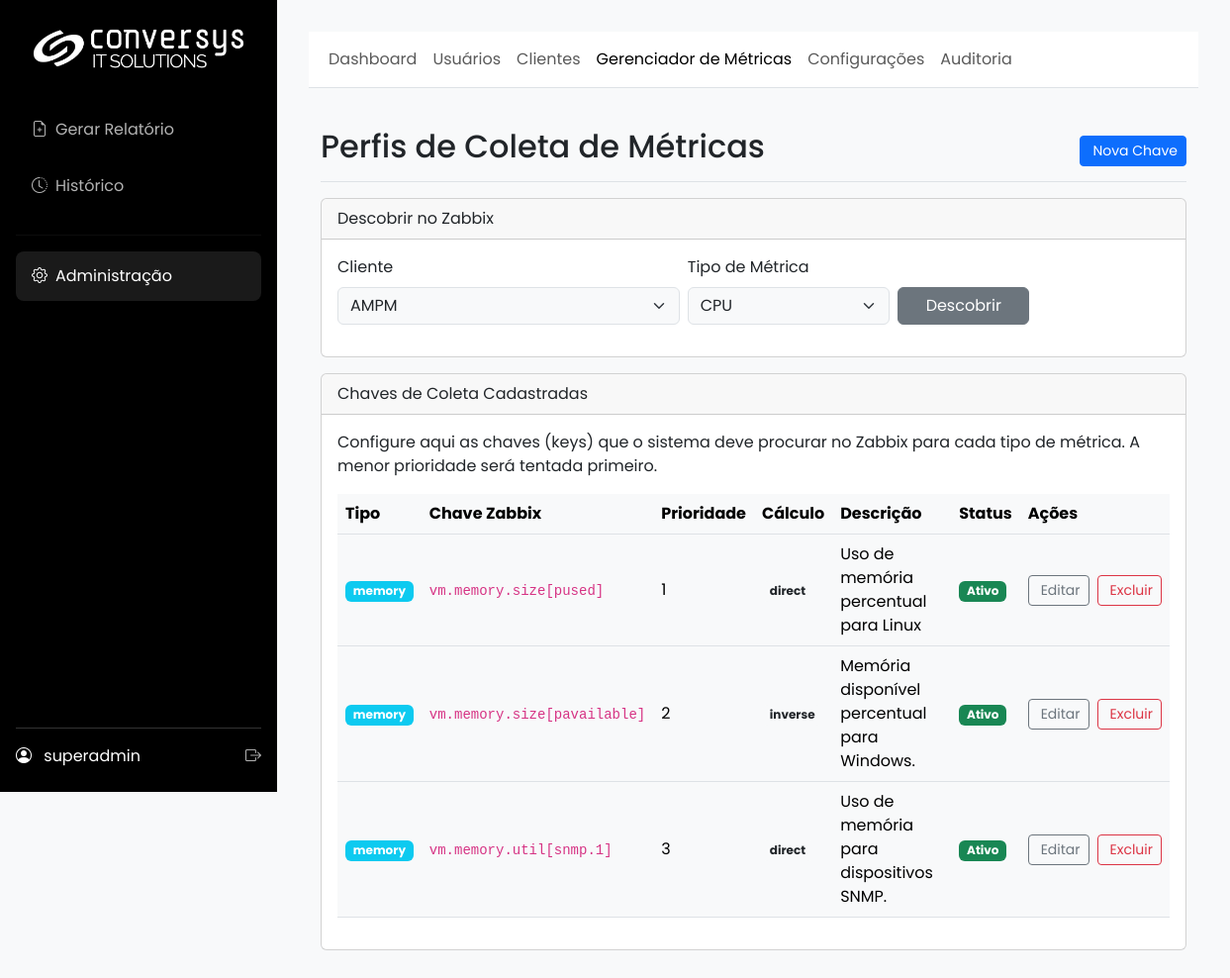
Before: /admin/metric_keys (signed in) with the older database file.
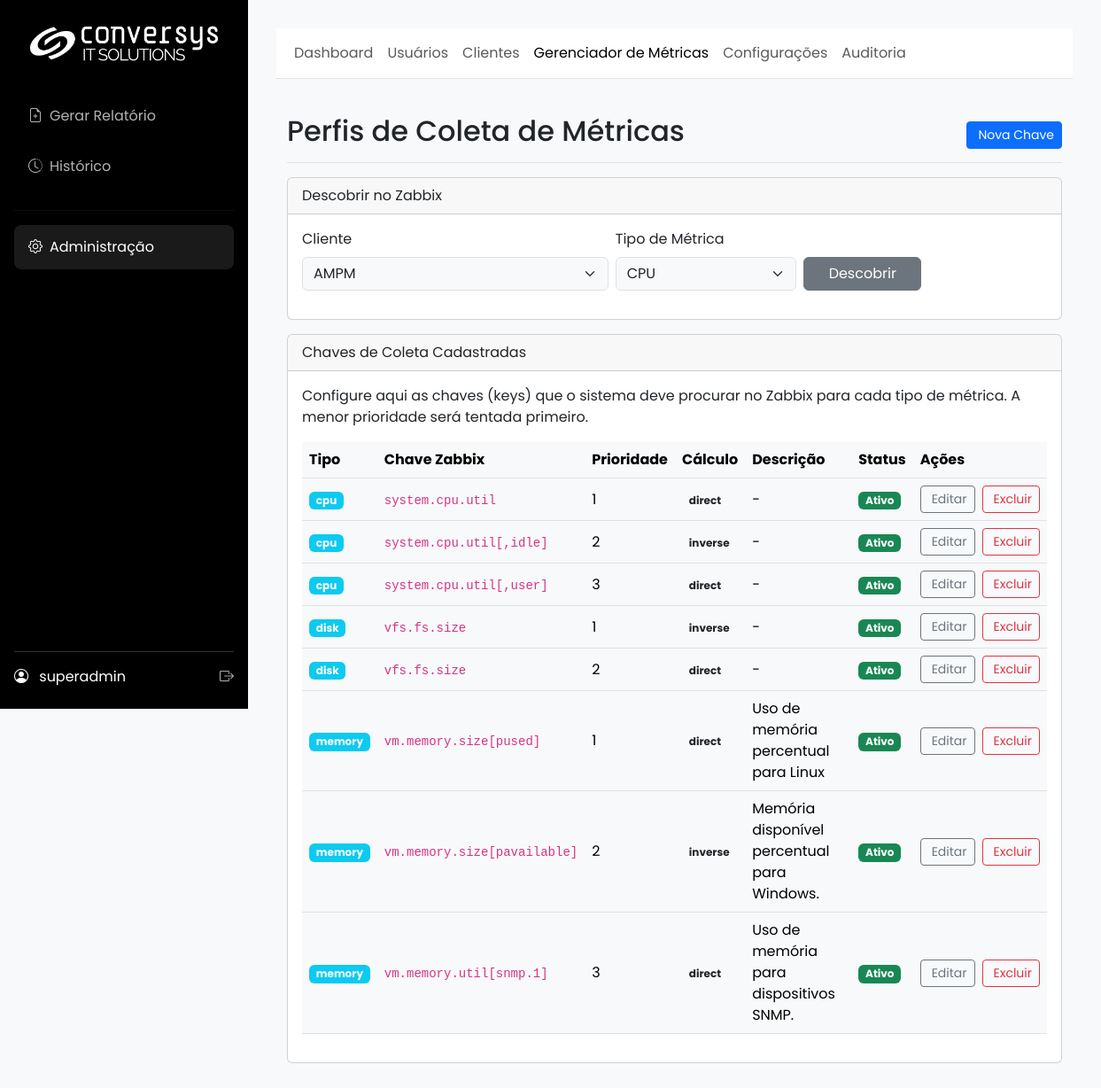
After: the same page with the newer database file.
### app/models.py (models this page shows, shortened)
class SystemConfig(db.Model):
    id = db.Column(db.Integer, primary_key=True)
    company_name = db.Column(db.String(100), default="Conversys IT Solutions")
    footer_text = db.Column(db.String(255), default=f"Conversys IT Solutions Copyright {dt.datetime.now().year} – Todos os direitos Reservados | Política de privacidade")
    primary_color = db.Column(db.String(7), default="#2c3e50")
    secondary_color = db.Column(db.String(7), default="#3498db")
    logo_dark_bg_path = db.Column(db.String(255), nullable=True)
    logo_light_bg_path = db.Column(db.String(255), nullable=True)
    login_background_path = db.Column(db.String(255), nullable=True)
    default_cover_path = db.Column(db.String(255), nullable=True)
    color_scheme = db.Column(db.String(10), default="light")
    color_bg_main = db.Column(db.String(7), default="#f8f9fa")
    color_bg_card = db.Column(db.String(7), default="#ffffff")
    color_text_light = db.Column(db.String(7), default="#212529")
    color_border = db.Column(db.String(7), default="#dee2e6")
    login_media_path = db.Column(db.String(255), nullable=True)
    report_cover_path = db.Column(db.String(255), nullable=True)
    report_final_page_path = db.Column(db.String(255), nullable=True)

class User(UserMixin, db.Model):
    id = db.Column(db.Integer, primary_key=True)
    username = db.Column(db.String(64), index=True, unique=True)
    email = db.Column(db.String(120), index=True, unique=True)
    password_hash = db.Column(db.String(256))
    role_id = db.Column(db.Integer, db.ForeignKey('role.id'))
    reports = db.relationship('Report', backref='user', lazy='dynamic')
    clients = db.relationship('Client', secondary=user_client_association, back_populates='users')
    def has_role(self, role_name):
        return self.role.name == role_name

class MetricKeyProfile(db.Model):
    __tablename__ = 'metric_key_profile'
    id = db.Column(db.Integer, primary_key=True)
    metric_type = db.Column(db.String(50), nullable=False, index=True)
    key_string = db.Column(db.String(255), nullable=False)
    priority = db.Column(db.Integer, nullable=False, default=10)
    calculation_type = db.Column(db.Enum(CalculationType), nullable=False, default=CalculationType.DIRECT)
    description = db.Column(db.String(255), nullable=True)
    is_active = db.Column(db.Boolean, default=True, nullable=False)

### app/admin/routes.py (the view)
@admin.route('/metric_keys')
@admin_required
def list_metric_keys():
    _ensure_request_id()
    _log_debug("Acessando a lista de perfis de métricas")
    try:
        keys = MetricKeyProfile.query.order_by(MetricKeyProfile.metric_type, MetricKeyProfile.priority).all()
        _log_debug("Perfis de métricas carregados", count=len(keys))
    except Exception as e:
        current_app.logger.error(f"[{g.request_id}] Erro ao consultar perfis de métricas: {e}", exc_info=True)
        flash('Erro ao carregar os perfis de métricas.', 'danger')
        keys = []
    return render_template('admin/metric_keys.html', keys=keys, title="Perfis de Coleta de Métricas")

### app/__init__.py (called while the page is built)
@login_manager.user_loader
def load_user(user_id):
    from .models import User
    return db.session.get(User, int(user_id))

def _ensure_request_id():
    rid = getattr(g, "request_id", None)
    if not rid:
        rid = uuid.uuid4().hex
        g.request_id = rid
    return rid

### app/admin/routes.py (called while the page is built)
def _ensure_request_id():
    if not getattr(g, "request_id", None):
        g.request_id = uuid.uuid4().hex
    return g.request_id

def _log_debug(msg, **extra):
    rid = _ensure_request_id()
    payload = {"rid": rid, **extra}
    try:
        current_app.logger.debug(f"{msg} | {payload}")
    except Exception:
        print(f"DEBUG {msg} | {payload}")

### app/main/routes.py (called while the page is built, shortened)
@main.before_app_request
def before_request_func():
    cfg = SystemConfig.query.first()
    g.sys_config = cfg

### app/utils.py (called while the page is built)
def admin_required(f):
    @wraps(f)
    @login_required
    def decorated_function(*args, **kwargs):
        if not (current_user.has_role('admin') or current_user.has_role('super_admin')):
            flash('Acesso negado. Você não tem permissão para acessar esta área.', 'danger')
            return redirect(url_for('main.gerar_form'))
        return f(*args, **kwargs)
    return decorated_function

### app/templates/admin/metric_keys.html (shortened to what this page needs)
{% extends 'admin/base.html' %}
{% block admin_content %}
<div class="container-fluid">
    <div class="d-flex justify-content-between flex-wrap flex-md-nowrap align-items-center pt-3 pb-2 mb-3 border-bottom">
        <h1 class="h2">Perfis de Coleta de Métricas</h1>
        <div class="btn-toolbar mb-2 mb-md-0">
            <a href="{{ url_for('admin.add_metric_key') }}" class="btn btn-sm btn-primary">
                 Nova Chave
            </a>
        </div>
    </div>
    <div class="card mb-3">
        <div class="card-header">Descobrir no Zabbix</div>
        <div class="card-body">
            <div class="row g-2 align-items-end">
                <div class="col-md-5">
                    <label for="discover-client" class="form-label">Cliente</label>
                    <select id="discover-client" class="form-select"></select>
                </div>
                <div class="col-md-3">
                    <label for="discover-type" class="form-label">Tipo de Métrica</label>
                    <select id="discover-type" class="form-select">
                        <option value="cpu">CPU</option>
                    </select>
                </div>
                <div class="col-md-2">
                    <button id="btnDiscover" class="btn btn-secondary w-100">Descobrir</button>
                </div>
            </div>
        </div>
    </div>
    <div class="card">
        <div class="card-header">
            Chaves de Coleta Cadastradas
        </div>
        <div class="card-body">
            <p class="card-text">Configure aqui as chaves (keys) que o sistema deve procurar no Zabbix para cada tipo de métrica. A menor prioridade será tentada primeiro.</p>
            <div class="table-responsive">
                <table class="table table-hover align-middle">
                    <thead>
                        <tr>
                            <th>Tipo</th>
                            <th>Chave Zabbix</th>
                            <th>Prioridade</th>
                            <th>Cálculo</th>
                            <th>Descrição</th>
                            <th>Status</th>
                            <th style="width: 15%;">Ações</th>
                        </tr>
                    </thead>
                    <tbody>
                        {% for key in keys %}
                        <tr>
                            <td><span class="badge bg-info">{{ key.metric_type }}</span></td>
                            <td><code>{{ key.key_string }}</code></td>
                            <td>{{ key.priority }}</td>
                            <td><span class="badge bg-light text-dark">{{ key.calculation_type.value }}</span></td>
                            <td>{{ key.description or '-' }}</td>
                            <td>
                                {% if key.is_active %}
                                    <span class="badge bg-success">Ativo</span>
                                {% else %}
                                    <span class="badge bg-secondary">Inativo</span>
                                {% endif %}
                            </td>
                            <td>
                                <div class="d-flex gap-2">
                                    <a href="{{ url_for('admin.edit_metric_key', key_id=key.id) }}" class="btn btn-sm btn-outline-secondary" title="Editar">
                                         Editar
                                    </a>
                                    <form action="{{ url_for('admin.delete_metric_key', key_id=key.id) }}" method="post" class="d-inline form-delete-metric-key" data-key-id="{{ key.id }}">
                                        <button type="submit" class="btn btn-sm btn-outline-danger" title="Excluir">
                                             Excluir
                                        </button>
                                    </form>
                                </div>
                            </td>
                        </tr>
                        {% else %}
                        <tr>
                            <td colspan="7" class="text-center text-muted p-4">Nenhum perfil de métrica cadastrado.</td>
                        </tr>
                        {% endfor %}
                    </tbody>
                </table>
            </div>
        </div>
    </div>
</div>
{% endblock %}

### app/templates/admin/base.html
{% extends 'base.html' %}
{% block content %}
<nav class="navbar navbar-expand-lg top-navbar mb-4">
<div class="container-fluid">
    <ul class="navbar-nav">
        <li class="nav-item"><a class="nav-link {% if request.endpoint == 'admin.dashboard' %}active{% endif %}" href="{{ url_for('admin.dashboard') }}">Dashboard</a></li>
        <li class="nav-item"><a class="nav-link {% if 'user' in request.endpoint %}active{% endif %}" href="{{ url_for('admin.list_users') }}">Usuários</a></li>
        <li class="nav-item"><a class="nav-link {% if 'client' in request.endpoint %}active{% endif %}" href="{{ url_for('admin.list_clients') }}">Clientes</a></li>
        <li class="nav-item"><a class="nav-link {% if 'metric_key' in request.endpoint %}active{% endif %}" href="{{ url_for('admin.list_metric_keys') }}">Gerenciador de Métricas</a></li>
        <li class="nav-item"><a class="nav-link {% if request.endpoint == 'admin.customize' %}active{% endif %}" href="{{ url_for('admin.customize') }}">Configurações</a></li>
        <li class="nav-item"><a class="nav-link {% if request.endpoint == 'admin.audit_log' %}active{% endif %}" href="{{ url_for('admin.audit_log') }}">Auditoria</a></li>
    </ul>
</div>
</nav>
{% block admin_content %}{% endblock %}
{% endblock %}

### app/templates/base.html (shortened to what this page needs)
<!DOCTYPE html>
<html lang="pt-br" data-bs-theme="{{ g.sys_config.color_scheme | default('dark') }}">
<head>
    <link href="https://cdn.jsdelivr.net/npm/bootstrap@5.3.3/dist/css/bootstrap.min.css" rel="stylesheet">
    <link rel="stylesheet" href="https://cdn.jsdelivr.net/npm/bootstrap-icons@1.11.3/font/bootstrap-icons.min.css">
</head>
<body>
    <div class="d-flex">
        <div class="sidebar">
            <a href="{{ url_for('main.index') }}" class="logo">
                {% if g.sys_config.logo_dark_bg_path %}
                    <img src="{{ url_for('main.uploaded_file', filename=g.sys_config.logo_dark_bg_path) }}" alt="Logo">
                {% else %}
                    <span>{{ g.sys_config.company_name }}</span>
                {% endif %}
            </a>
            <ul class="nav flex-column">
                <li><a href="{{ url_for('main.gerar_form') }}" class="nav-link {% if request.endpoint == 'main.gerar_form' %}active{% endif %}"><i class="bi bi-file-earmark-plus me-2"></i>Gerar Relatório</a></li>
                <li><a href="{{ url_for('main.history') }}" class="nav-link {% if request.endpoint == 'main.history' %}active{% endif %}"><i class="bi bi-clock-history me-2"></i>Histórico</a></li>
                {% if current_user.has_role('admin') or current_user.has_role('super_admin') %}
                <hr style="border-color: rgba(255,255,255,0.2);">
                <li><a href="{{ url_for('admin.dashboard') }}" class="nav-link {% if 'admin.' in request.endpoint %}active{% endif %}"><i class="bi bi-gear me-2"></i>Administração</a></li>
                {% endif %}
            </ul>
            <div class="user-info">
                <div class="d-flex justify-content-between align-items-center">
                    <div>
                        <i class="bi bi-person-circle me-2"></i>
                        <span>{{ current_user.username }}</span>
                    </div>
                    <a href="{{ url_for('auth.logout') }}" title="Sair"><i class="bi bi-box-arrow-right"></i></a>
                </div>
            </div>
        </div>
        <div class="main-content flex-grow-1">
            {% block content %}{% endblock %}
        </div>
    </div>
</body>
</html>

Changed rows visible on the page:
added MetricKeyProfile: metric_type "cpu", key_string "system.cpu.util", priority "1", calculation_type.value "direct", description "-", is_active "Ativo"
added MetricKeyProfile: metric_type "cpu", key_string "system.cpu.util[,idle]", priority "2", calculation_type.value "inverse", description "-", is_active "Ativo"
added MetricKeyProfile: metric_type "cpu", key_string "system.cpu.util[,user]", priority "3", calculation_type.value "direct", description "-", is_active "Ativo"
added MetricKeyProfile: metric_type "disk", key_string "vfs.fs.size", priority "1", calculation_type.value "inverse", description "-", is_active "Ativo"
added MetricKeyProfile: metric_type "disk", key_string "vfs.fs.size", priority "2", calculation_type.value "direct", description "-", is_active "Ativo"
